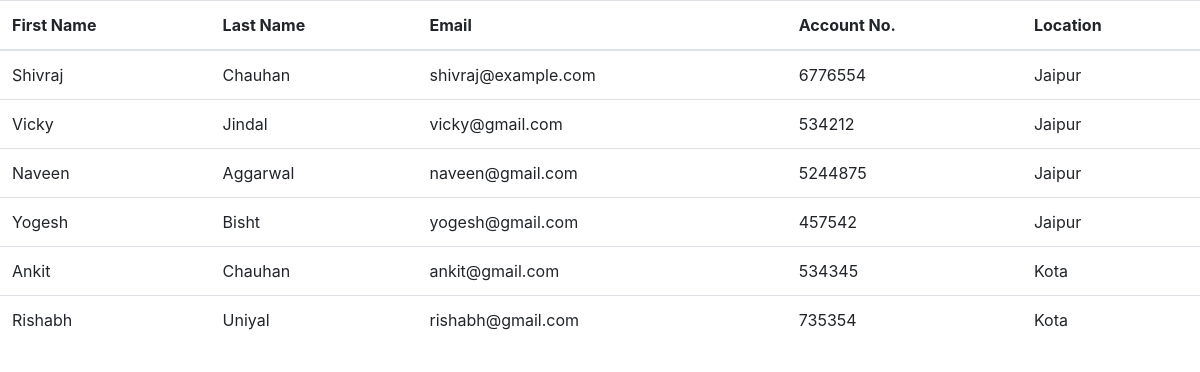
/other/2/, run on the app's committed database.
### company_profile/models.py (models this page shows, shortened)
class details(models.Model):
    FirstName=models.CharField(max_length=30,null=False)
    LastName=models.CharField(max_length=30,null=False)
    Email=models.EmailField(max_length=30,null=False)
    AccountNumber=models.IntegerField(max_length=30,null=False)
    Location=models.CharField(max_length=30,null=False)

### company_profile/views.py (the view, shortened to what this page needs)
# urls.py: url(r'^other/(?P<x>\d+)/', views.other, name='other_view'),
def other(request,x):
    if x=='1':
        obj = details.objects.filter(Location__in=["Delhi", "Gurgaon"])
        context = {
            'data': obj
        }
        return render(request,'other_view.html',context)
    if x=='2':
        obj=details.objects.filter(Location__in=["Jaipur","Kota"])
        context = {
            'data': obj
        }
        return render(request,'other_view.html',context)

### company_profile/templates/other_view.html (shortened to what this page needs)
<!DOCTYPE html>
{% extends 'homepage.html' %}
{% load static %}
{% block script %}
<body>
<table class="table">
        <thead>
        <tr>
            <th scope="col">First Name</th>
            <th scope="col">Last Name</th>
            <th scope="col">Email</th>
            <th scope="col">Account No.</th>
            <th scope="col">Location</th>
        </tr>
        </thead>
        <tbody>
        {% for data in data %}
            <tr>
                <td>{{ data.FirstName }}</td>
                <td>{{ data.LastName }}</td>
                <td>{{ data.Email }}</td>
                <td>{{ data.AccountNumber }}</td>
                <td>{{ data.Location }}</td>
            </tr>
        {% endfor %}
        </tbody>
    </table>
</body>
{% endblock %}

### data on the page
details: FirstName "Shivraj", LastName "Chauhan", Email "shivraj@example.com", AccountNumber "6776554", Location "Jaipur"
details: FirstName "Vicky", LastName "Jindal", Email "vicky@gmail.com", AccountNumber "534212", Location "Jaipur"
details: FirstName "Naveen", LastName "Aggarwal", Email "naveen@gmail.com", AccountNumber "5244875", Location "Jaipur"
details: FirstName "Yogesh", LastName "Bisht", Email "yogesh@gmail.com", AccountNumber "457542", Location "Jaipur"
details: FirstName "Ankit", LastName "Chauhan", Email "ankit@gmail.com", AccountNumber "534345", Location "Kota"
details: FirstName "Rishabh", LastName "Uniyal", Email "rishabh@gmail.com", AccountNumber "735354", Location "Kota"
